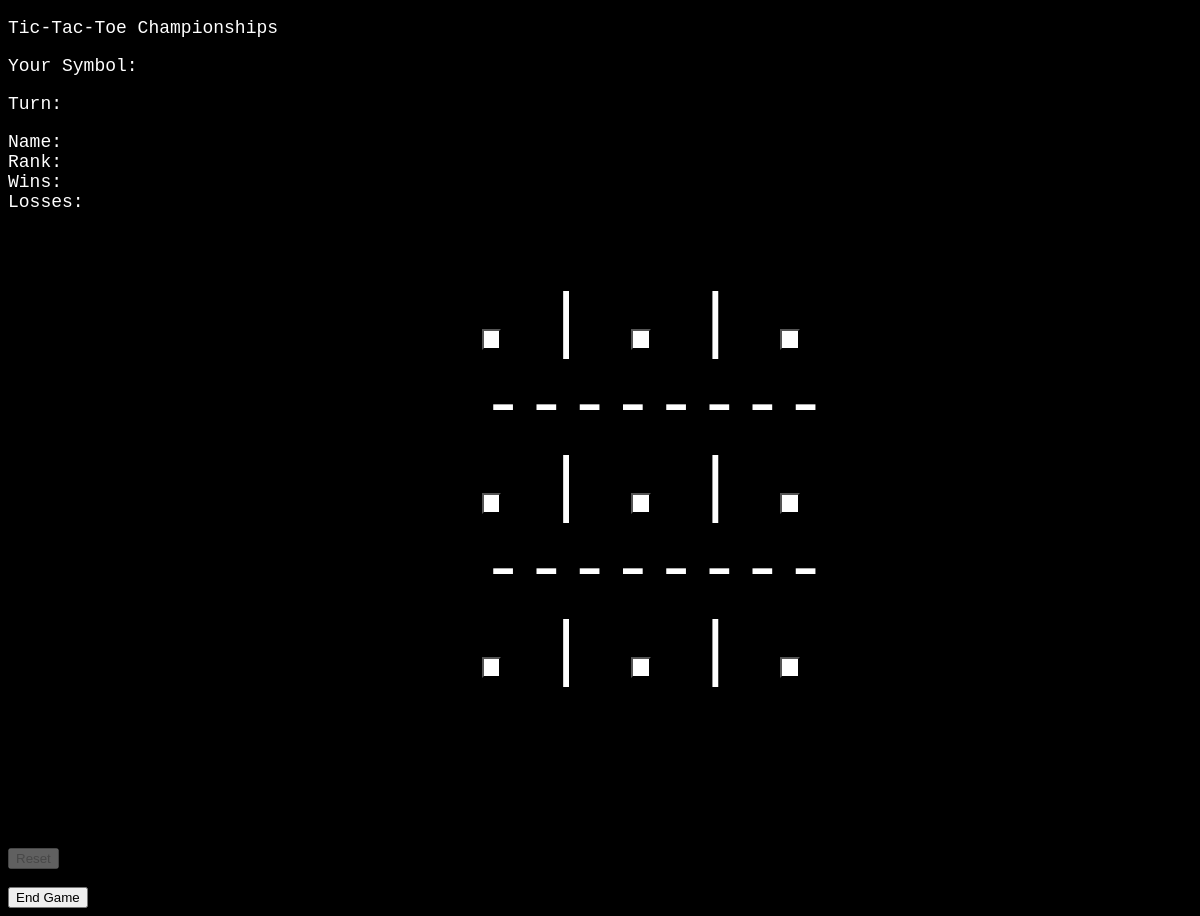
Before: /game/reed/reed with the older database file.
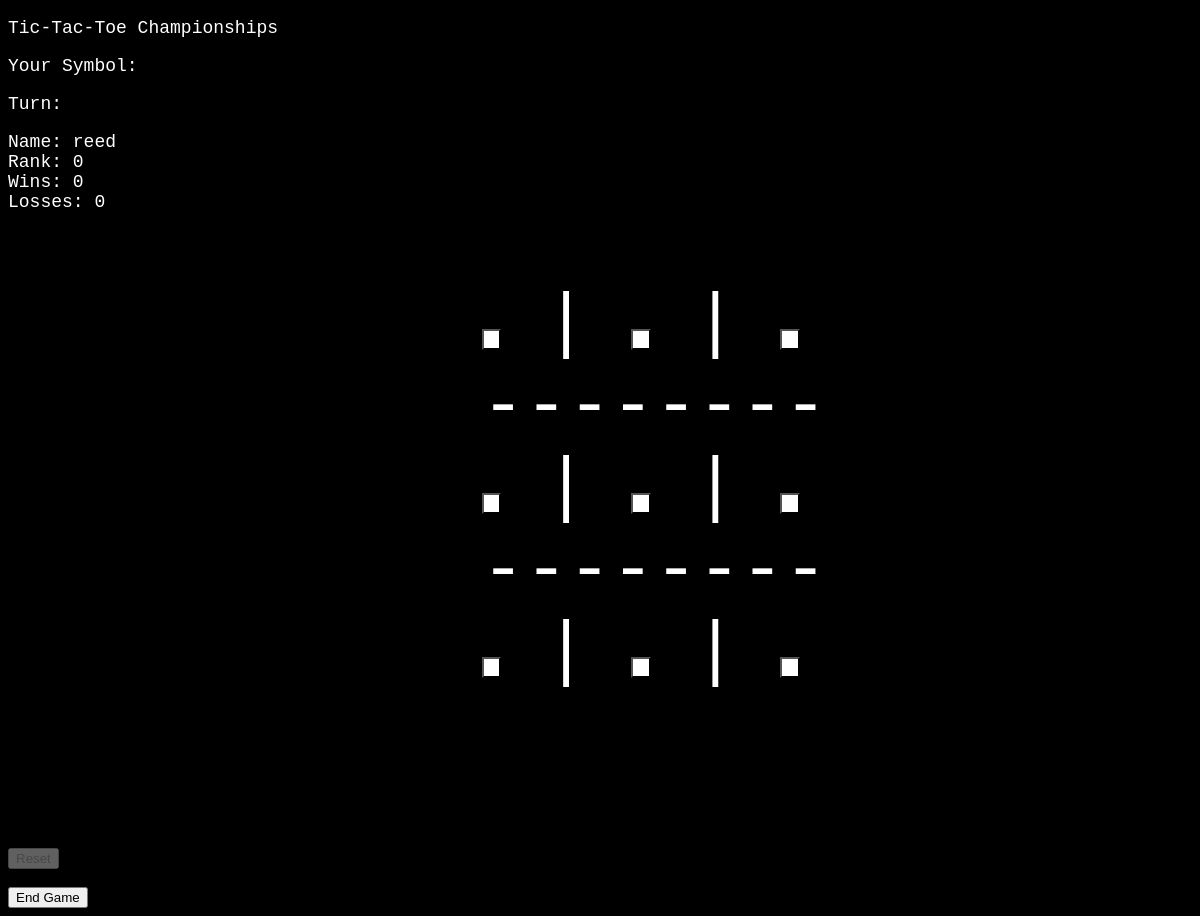
After: the same page with the newer database file.
### mainAPI.py (models this page shows, shortened)
class Profile(dataBase.Model):
    __tablename__ = 'profiles'
    name = dataBase.Column(dataBase.String, primary_key=True, unique=True, nullable=False)
    rank = dataBase.Column(dataBase.Integer)
    wins = dataBase.Column(dataBase.Integer)
    losses = dataBase.Column(dataBase.Integer)
    password = dataBase.Column(dataBase.String)
    status = dataBase.Column(dataBase.String) #will have 'matchmaking', 'inmenu',  or id of the game their in

### mainAPI.py (the view)
@app.route("/game/<name>/<id>", methods=['GET','PUT', 'DELETE'])
def playGame(name, id):
    curGame = Game.query.filter(Game.id == id).first()#note that this acts as a pointer like
    curProfile = Profile.query.filter(Profile.name == name).first()
    if(request.method == 'PUT'):
        data = request.get_json()
        if data is None:
            return "No Data",214
        curGame.boardStatus = data['board']
        curGame.turn = data['turn']
        curGame.numTurns = curGame.numTurns + 1
        curProfile.rank = curProfile.rank + data['point']
        if(data['point'] == 1):
            curProfile.wins = curProfile.wins + 1
        elif(data['point'] == -1):
            curProfile.losses = curProfile.losses
        dataBase.session.commit()
        return render_template('main.html', profile=curProfile, game=curGame)
    elif(request.method == 'GET'):
        return render_template('main.html', profile=curProfile, game=curGame)#still need to have main.html accept game data
    elif(request.method == 'DELETE'):
        dataBase.session.delete(curGame)
        dataBase.session.commit()
        return redirect(url_for('createGame', name=name))

### templates/main.html (shortened to what this page needs)
<!DOCTYPE html>
<html lang="en">
<head>
    <link rel="stylesheet" href="/static/css/main.css" />
</head>
<body>
    <header>
        <p>Tic-Tac-Toe Championships</p>
    </header>
    <p id="symbol">
        Your Symbol:
    </p>
    <p id="turn">
        Turn:
    </p>
    <div id="data">
        <p>
            Name: {{profile.name}} <br>
            Rank: {{profile.rank}} <br>
            Wins: {{profile.wins}} <br>
            Losses: {{profile.losses}} <br>
        </p>
    </div>
    <div id="board">
        <p>
            <button id="tile1">&nbsp </button> | <button id="tile2">&nbsp</button> | <button id="tile3">&nbsp </button> <br>
            -------- <br>
            <button id="tile4"> &nbsp</button> | <button id="tile5">&nbsp</button> | <button id="tile6"> &nbsp</button> <br>
            -------- <br>
            <button id="tile7"> &nbsp</button> | <button id="tile8">&nbsp</button> | <button id="tile9">&nbsp </button> <br>
            <br>
        </p>
    </div>
    <button id="reset", disabled="true">
        Reset
    </button>
    <button id="end">
        End Game
    </button>
</body>
</html>

### static/css/main.css (style rules this page uses)
body { font-family: 'Courier New', Courier, monospace; font-size: large; background-color: rgb(0, 0, 0); color: rgb(255, 255, 255); }
#board { margin-left: 40%; font-size: 400%; }
#tile1 { background-color: white; color: black; opacity: 1; }
#tile2 { background-color: white; color: black; opacity: 1; }
#tile3 { background-color: white; opacity: 1; color: black; }
#tile4 { background-color: white; opacity: 1; color: black; }
#tile5 { background-color: white; opacity: 1; color: black; }
#tile6 { background-color: white; opacity: 1; color: black; }
#tile7 { background-color: white; opacity: 1; color: black; }
#tile8 { background-color: white; opacity: 1; color: black; }
#tile9 { background-color: white; opacity: 1; color: black; }

Changed rows visible on the page:
added Profile: name "reed", rank "0", wins "0", losses "0"
